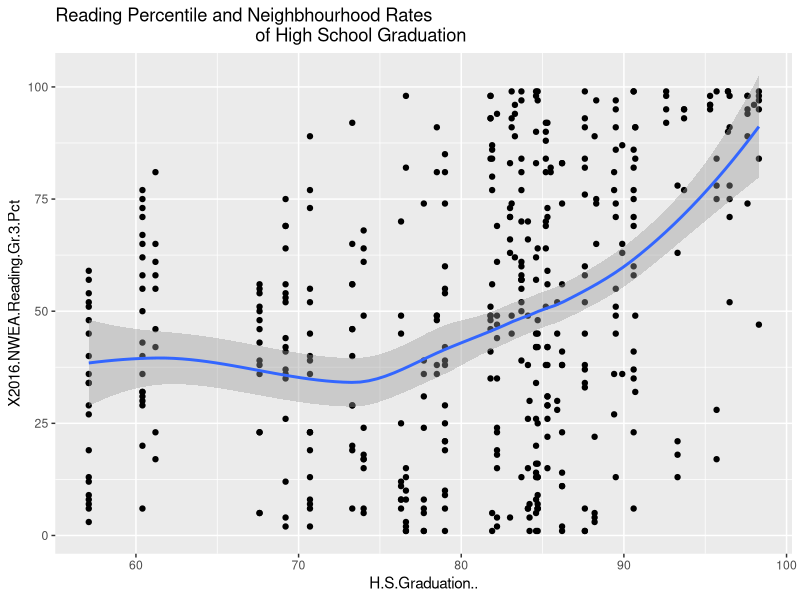
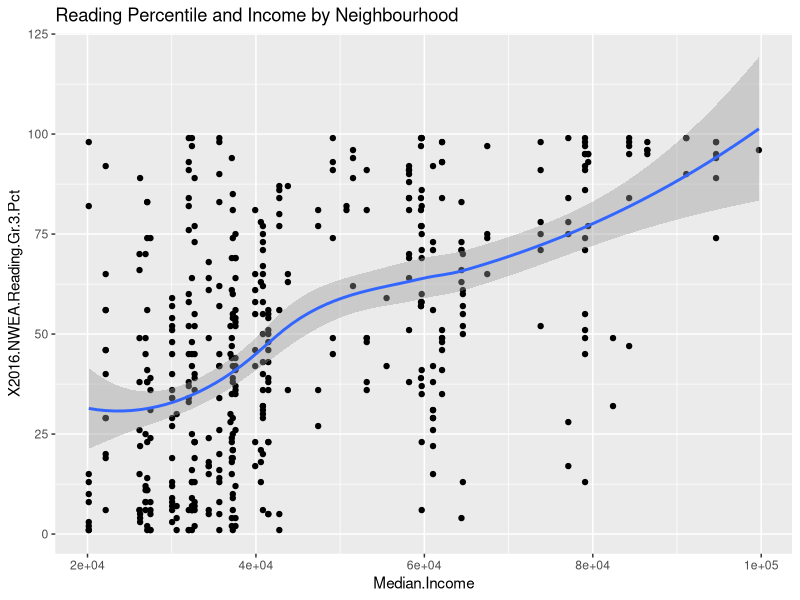
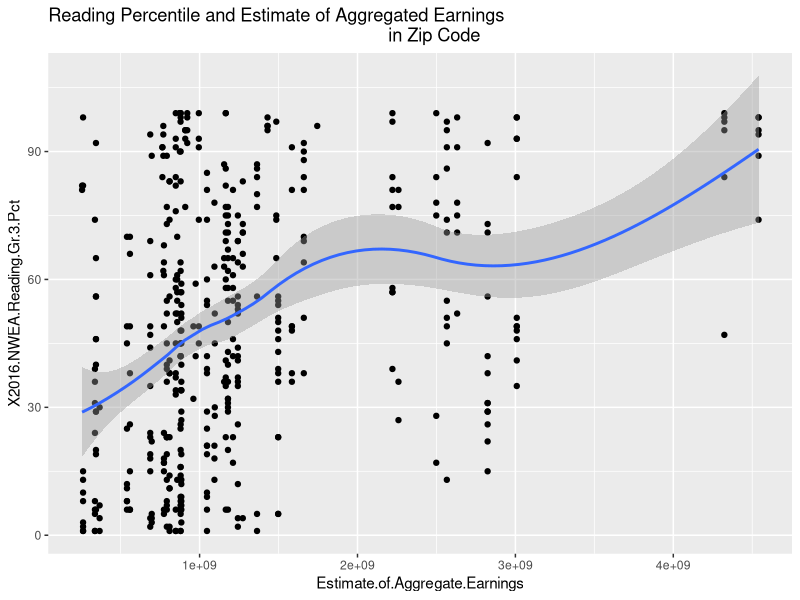
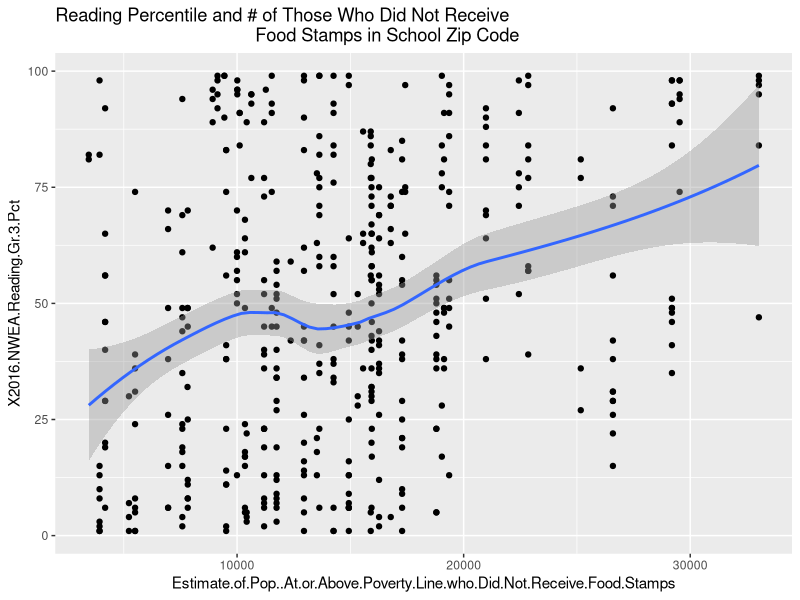
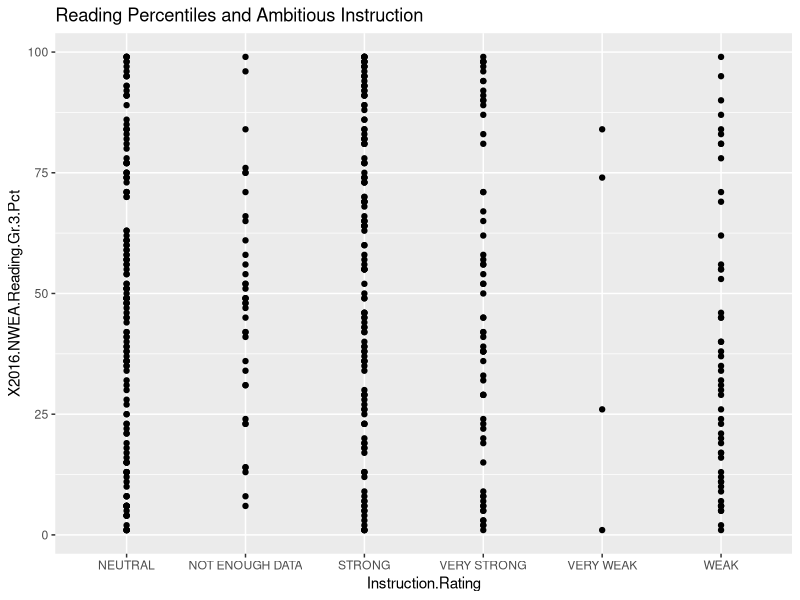
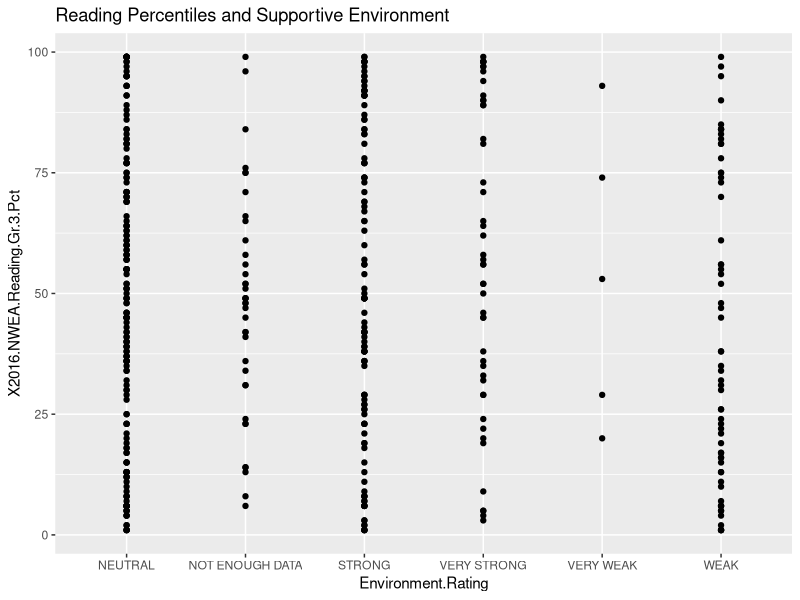
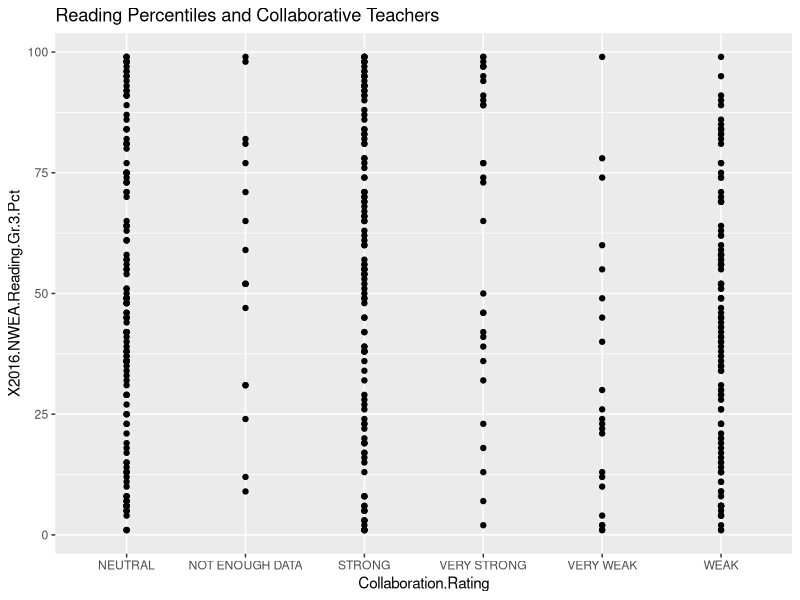
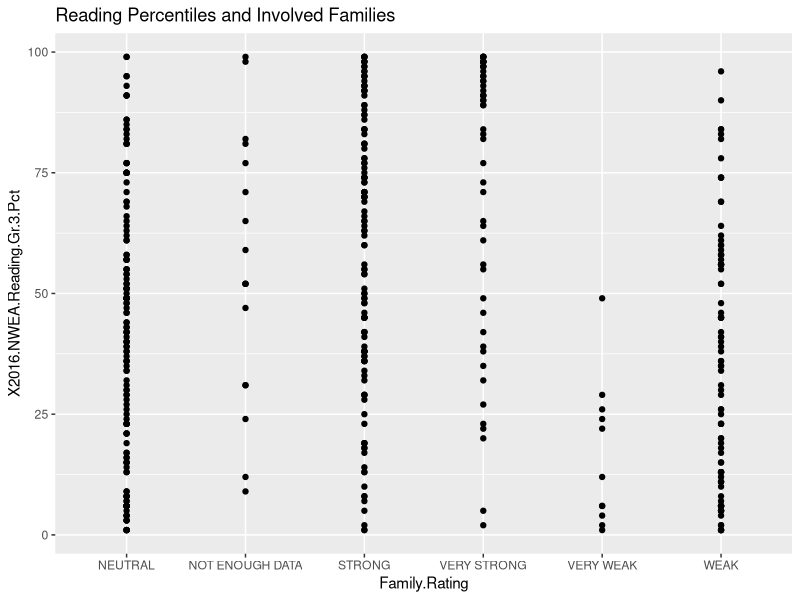

Write the R code that produced these figures, in order.
#some EDA on entire data set

#load the data and relevant libraries
schools14_16 <- read.csv("schools14_16.csv", na = c("", "NA"))
library(tidyverse)
library(corrplot)


#take a look at summary of the dataset to get means of high school graduation/median income/math and reading percentile means
summary(schools14_16)    

################################################################################################
#Plots and Analysis of 2016 Reading Percentiles (drawing on correlations done in data wrangling)

#plotting % of pop graduated from high school and reading percentiles
ggplot(schools14_16, aes(x = H.S.Graduation.., y = X2016.NWEA.Reading.Gr.3.Pct)) + 
  geom_point()+ geom_smooth() + ggtitle("Reading Percentile and Neighbhourhood Rates
                                        of High School Graduation")

#income and grade 3 reading
ggplot(schools14_16, aes(x = Median.Income, y = X2016.NWEA.Reading.Gr.3.Pct)) + 
  geom_point() +geom_smooth() + ggtitle("Reading Percentile and Income by Neighbourhood")

#Aggregated earnings and grade 3 reading
ggplot(schools14_16, aes(x = Estimate.of.Aggregate.Earnings,
                         y = X2016.NWEA.Reading.Gr.3.Pct)) + 
                        geom_point()+ geom_smooth() + ggtitle("Reading Percentile and Estimate of Aggregated Earnings 
                                                                    in Zip Code")

#those who did not receive food stamps and grade 3 reading
ggplot(schools14_16, aes(x = Estimate.of.Pop..At.or.Above.Poverty.Line.who.Did.Not.Receive.Food.Stamps, y = X2016.NWEA.Reading.Gr.3.Pct)) + 
  geom_point() +geom_smooth() + ggtitle("Reading Percentile and # of Those Who Did Not Receive
                                        Food Stamps in School Zip Code")



#The 5Essentials and Grade 3 Reading(2016)
#ambitious instruction and grade 3 reading
ggplot(schools14_16, aes(x = Instruction.Rating, y = X2016.NWEA.Reading.Gr.3.Pct))+ geom_point() +
  ggtitle("Reading Percentiles and Ambitious Instruction")

#supportive environment and grade 3 reading
ggplot(schools14_16, aes(x = Environment.Rating, y = X2016.NWEA.Reading.Gr.3.Pct))+ geom_point() + 
  ggtitle("Reading Percentiles and Supportive Environment")

#collaborative teachers and grade 3 reading
ggplot(schools14_16, aes(x = Collaboration.Rating, y = X2016.NWEA.Reading.Gr.3.Pct)) + geom_point() +
  ggtitle("Reading Percentiles and Collaborative Teachers")

#involved families and grade 3 reading
ggplot(schools14_16, aes(x = Family.Rating, y = X2016.NWEA.Reading.Gr.3.Pct))+ geom_point() +
  ggtitle("Reading Percentiles and Involved Families")

#effective leaders and grade 3 reading
ggplot(schools14_16, aes(x = Leadership.Rating, y = X2016.NWEA.Reading.Gr.3.Pct))+ geom_point() + 
  ggtitle("Reading Percentiles and Effective Leaders")

#not a lot can be gleaned from the above graphs; visually weak/very weak Family Rating and
#Ambitious Instruction seem to have some (weak) correlation with ranking within lower reading percentiles



#Comparing percentiles from 2014/2015 for reading
#2014 reading and 2016 grade 3 reading
ggplot(schools14_16, aes(x = X2014.NWEA.Reading.Gr.3.Pct , y = X2016.NWEA.Reading.Gr.3.Pct))+ 
  geom_point() + geom_smooth() + ggtitle("2014 Reading Percentiles and 2016 Reading percentiles")

#2015 reading and 2016 grade 3 reading
ggplot(schools14_16, aes(x = X2015.NWEA.Reading.Gr.3.Pct, y = X2016.NWEA.Reading.Gr.3.Pct))+
  geom_point() + geom_smooth() + ggtitle("2015 Reading Percentile and 2016 Reading Percentiles")

#the above graphs seem to show the strongest correlation - the percentiles achieved in 2014/2015 reading 
#seem to highly correlate with the percentiles achieved in 2016



###############################################################################################
#Plots and Analysis of 2016 Math Percentiles (drawing on correlations done in data wrangling)

#education by area and math
ggplot(schools14_16, aes(x = H.S.Graduation.., y = X2016.NWEA.Math.Gr.3.Pct)) + 
  geom_point() + geom_smooth() + 
  ggtitle("High School Graduation Rates by Neighbourhood and Math Percentiles")

#income and grade 3 math
ggplot(schools14_16, aes(x = Median.Income, y = X2016.NWEA.Math.Gr.3.Pct )) + 
  geom_point() + geom_smooth() + ggtitle("Median Income and Math Percentiles")

#Aggregated earnings and grade 3 math
ggplot(schools14_16, aes(x = Estimate.of.Aggregate.Earnings,
                         y = X2016.NWEA.Math.Gr.3.Pct)) + 
  geom_point()+ geom_smooth() + ggtitle("Math Percentile and Estimate of Aggregated Earnings 
                                        in Zip Code")

#those who did not receive food stamps and grade 3 math
ggplot(schools14_16, aes(x = Estimate.of.Pop..At.or.Above.Poverty.Line.who.Did.Not.Receive.Food.Stamps, 
                         y = X2016.NWEA.Math.Gr.3.Pct)) + 
  geom_point() +geom_smooth() + ggtitle("Math Percentile and # of Those Who Did Not Receive
                                        Food Stamps in School Zip Code")



#5Essentials and Grade 3 Math (2016)

#ambitious instruction and third grade math
ggplot(schools14_16, aes(x = Instruction.Rating, y = X2016.NWEA.Math.Gr.3.Pct)) + 
  geom_point() + ggtitle("Math Percentile and Ambitious Instruction")

#supportive environment and third grade math
ggplot(schools14_16, aes(x = Environment.Rating, y = X2016.NWEA.Math.Gr.3.Pct)) + 
  geom_point() +ggtitle("Math Percentile and Supportive Environment")

#involved families and third grade math
ggplot(schools14_16, aes(x = Family.Rating, y = X2016.NWEA.Math.Gr.3.Pct)) + 
  geom_point() + ggtitle("Math Percentile and Involved Families")

#collaborative teachers and third grade math
ggplot(schools14_16, aes(x = Collaboration.Rating, y = X2016.NWEA.Math.Gr.3.Pct)) + 
  geom_point() +ggtitle("Math Percentile and Collaborative Teachers")

#effective leaders and third grade math
ggplot(schools14_16, aes(x = Leadership.Rating, y = X2016.NWEA.Math.Gr.3.Pct))+ geom_point() +
  ggtitle("Math Percentile and Effective Leaders")

#as with the 5essential/reading percentile charts, the charts above do not provide much 
#information. The Family Rating once again, seems to have some effect/correlation with the very weak schools' 
#lower percentile rankings



##Comparing percentiles from 2014/2015 for Math
#2014 math and 2016 grade 3 
ggplot(schools14_16, aes(x = X2014.NWEA.Math.Gr.3.Pct, y = X2016.NWEA.Math.Gr.3.Pct))+ 
  geom_point() + geom_smooth() + ggtitle("2014 Math Percentile and 2016 Math Percentile")

#2015 math and 2016 grade math 
ggplot(schools14_16, aes(x = X2015.NWEA.Math.Gr.3.Pct, y = X2016.NWEA.Math.Gr.3.Pct)) + 
  geom_point() + geom_smooth() + ggtitle("2015 Math Percentile and 2016 Math Percentile")

#as with reading, 2014/2015 percentile rankings in math seem to be, of all available variables, the most
#highly correlated with 2016 math percentiles

###################################################################################################
#using the information from the above charts, trying to put more variables 
#together to see possible correlations (using highest correlated variables)

#income, involved families and reading percentiles
ggplot(schools14_16, aes(x = Median.Income, y =  X2016.NWEA.Reading.Gr.3.Pct, col = Family.Rating)) + 
  geom_point() + geom_smooth() + 
  ggtitle("Median Income, Involved Families and Reading Percentiles")

#can see from this graph (above) that very strong/strong family category also contain highest incomes in data

#2014 percentiles, Family Rating and 2016 Reading percentiles
ggplot(schools14_16, aes(x = X2014.NWEA.Reading.Gr.3.Pct, y =  X2016.NWEA.Reading.Gr.3.Pct, col = Family.Rating)) + 
  geom_point() + geom_smooth() + 
  ggtitle("2014 Reading percentiles, Involved Families and 2016 Reading Percentiles")

#the schools with very weak family rating (in graph above) seem to show lack of improvement in percentile from 2014 to
#2016


#income, involved families and math scores
ggplot(schools14_16, aes(x = Median.Income, y = X2016.NWEA.Math.Gr.3.Pct, col = Family.Rating)) + 
  geom_point() + geom_smooth() + ggtitle("Median Income, Involved Families and Math Percentiles")

#as with the reading/income/family graph, this graph seems to show that the strong/very strong
#schools (for Involved Families) include the highest income areas in the data set

#2014 percentiles, Involved Families and 2016 Math Percentiles
ggplot(schools14_16, aes(x = X2014.NWEA.Math.Gr.3.Pct, y = X2016.NWEA.Math.Gr.3.Pct, col = Family.Rating)) + 
  geom_point() + geom_smooth() +
  ggtitle("2014 Math Percentiles, Involved Families and 2016 Math Percentiles")

#unlike with the 2014 reading/2016 reading/family chart, this graph seems to indicate a wider range 
#of percentile outcomes for schools rated very weak


########################################################################################################

#for the schools in the data set, which five essential is most often rated strong or very strong?
#which is least frequently given this ranking?
#create columns that give each categorical variable a binary score (0/1)
schools14_16a <- schools14_16 %>% 
  mutate("environment scores" = case_when(Environment.Rating == "VERY STRONG" ~ 1, 
                                          Environment.Rating == "STRONG" ~ 1, 
                                          Environment.Rating == "NEUTRAL" ~ 0, 
                                          Environment.Rating == "WEAK" ~ 0,
                                          Environment.Rating == "VERY WEAK" ~ 0, 
                                          Environment.Rating == "NOT ENOUGH DATA" ~ 0))

schools14_16a <- schools14_16a %>% 
  mutate("instruction scores" = case_when(Instruction.Rating == "VERY STRONG" ~ 1, 
                                          Instruction.Rating == "STRONG" ~ 1, 
                                          Instruction.Rating == "NEUTRAL" ~ 0, 
                                          Instruction.Rating == "WEAK" ~ 0,
                                          Instruction.Rating == "VERY WEAK" ~ 0, 
                                          Instruction.Rating == "NOT ENOUGH DATA" ~ 0))


schools14_16a <- schools14_16a %>% 
  mutate("collaboration scores" = case_when(Collaboration.Rating == "VERY STRONG" ~ 1, 
                                            Collaboration.Rating == "STRONG" ~ 1, 
                                            Collaboration.Rating == "NEUTRAL" ~ 0, 
                                            Collaboration.Rating == "WEAK" ~ 0,
                                            Collaboration.Rating == "VERY WEAK" ~ 0, 
                                            Collaboration.Rating == "NOT ENOUGH DATA" ~ 0))

schools14_16a <- schools14_16a %>% 
  mutate("family scores" = case_when(Family.Rating == "VERY STRONG" ~ 1, 
                                     Family.Rating == "STRONG" ~ 1, 
                                     Family.Rating == "NEUTRAL" ~ 0, 
                                     Family.Rating == "WEAK" ~ 0,
                                     Family.Rating == "VERY WEAK" ~ 0, 
                                     Family.Rating == "NOT ENOUGH DATA" ~ 0))

schools14_16a <- schools14_16a %>% 
  mutate("leadership scores" = case_when(Leadership.Rating == "VERY STRONG" ~ 1,
                                         Leadership.Rating == "STRONG" ~ 1, 
                                         Leadership.Rating == "NEUTRAL" ~ 0,
                                         Leadership.Rating == "WEAK" ~ 0,
                                         Leadership.Rating == "VERY WEAK" ~ 0, 
                                         Leadership.Rating == "NOT ENOUGH DATA" ~ 0))

#sum up the values in the new columns
colsums14_16a <-  colSums(schools14_16a[,21:25])

#turn the column sums into a table
colsums14_16atable <- as.table(colsums14_16a)

#turn into a dataframe
colsums14_16adf <-  as.data.frame(colsums14_16atable)

#fixing column names
colnames(colsums14_16adf)[colnames(colsums14_16adf)=="Var1"] <- "5 Essentials"
colnames(colsums14_16adf)[colnames(colsums14_16adf)=="Freq"] <- "Frequency"

#plot five essentials strength frequency
ggplot(colsums14_16adf, aes(x = `5 Essentials`, y = Frequency)) + 
  geom_point(size = 2, color ="firebrick") +
  ggtitle("Frequency of a 5 Essential Rated Strong or Very Strong")

##can see from the graph above that the # of times a 5 essential is rated strong/very strong
#in the data is:
#Instruction Scores: 203
#Family Scores: 184
#Environment Scores: 162
#Collaboration Scores: 157
#Leadership Scores: 146

#for the schools in the data set, which five essential is most often rated weak or very weak?
#which is least frequently given these rankings?
#create columns that give each categorical variable a binary score (0/1)
schools14_16b <- schools14_16 %>% 
  mutate("environment scores" = case_when(Environment.Rating == "VERY STRONG" ~ 0, 
                                          Environment.Rating == "STRONG" ~ 0, 
                                          Environment.Rating == "NEUTRAL" ~ 0,
                                          Environment.Rating == "WEAK" ~ 1,
                                          Environment.Rating == "VERY WEAK" ~ 1, 
                                          Environment.Rating == "NOT ENOUGH DATA" ~ 0))

schools14_16b <- schools14_16b %>% 
  mutate("instruction scores" = case_when(Instruction.Rating == "VERY STRONG" ~ 0, 
                                          Instruction.Rating == "STRONG" ~ 0, 
                                          Instruction.Rating == "NEUTRAL" ~ 0, 
                                          Instruction.Rating == "WEAK" ~ 1,
                                          Instruction.Rating == "VERY WEAK" ~ 1, 
                                          Instruction.Rating == "NOT ENOUGH DATA" ~ 0))


schools14_16b <- schools14_16b %>% 
  mutate("collaboration scores" = case_when(Collaboration.Rating == "VERY STRONG" ~ 0, 
                                            Collaboration.Rating == "STRONG" ~ 0, 
                                            Collaboration.Rating == "NEUTRAL" ~ 0, 
                                            Collaboration.Rating == "WEAK" ~ 1,
                                            Collaboration.Rating == "VERY WEAK" ~ 1, 
                                            Collaboration.Rating == "NOT ENOUGH DATA" ~ 0))

schools14_16b <- schools14_16b %>% 
  mutate("family scores" = case_when(Family.Rating == "VERY STRONG" ~ 0, 
                                     Family.Rating == "STRONG" ~ 0, 
                                     Family.Rating == "NEUTRAL" ~ 0, 
                                     Family.Rating == "WEAK" ~ 1,
                                     Family.Rating == "VERY WEAK" ~ 1, 
                                     Family.Rating == "NOT ENOUGH DATA" ~ 0))

schools14_16b <- schools14_16b %>% 
  mutate("leadership scores" = case_when(Leadership.Rating == "VERY STRONG" ~ 0, 
                                         Leadership.Rating == "STRONG" ~ 0, 
                                         Leadership.Rating == "NEUTRAL" ~ 0, 
                                         Leadership.Rating == "WEAK" ~ 1,
                                         Leadership.Rating == "VERY WEAK" ~ 1, 
                                         Leadership.Rating == "NOT ENOUGH DATA" ~ 0))

#sum up the values in the new columns
colsums14_16b <-  colSums(schools14_16b[,21:25])

#turn the column sums into a table
colsums14_16btable <- as.table(colsums14_16b)

#turn into a dataframe
colsums14_16bdf <-  as.data.frame(colsums14_16btable)

#fixing column names
colnames(colsums14_16bdf)[colnames(colsums14_16bdf)=="Var1"] <- "5 Essentials"
colnames(colsums14_16bdf)[colnames(colsums14_16bdf)=="Freq"] <- "Frequency"

#plot five essentials strength frequency
ggplot(colsums14_16bdf, aes(x = `5 Essentials`, y = Frequency)) + 
  geom_point(size = 2, color ="black") +
  ggtitle("Frequency of a 5 Essential Rated Very Weak or Weak")

#How frequently is a 5 essential rated weak/very weak in the data set?
#Collaborative Rating: 139
#Leadership Rating: 131
#Family Rating: 104
#Environment Rating: 69
#Instruction Rating: 58

###########################################################################################################################################
#creating a correlation matrix, and plots


#converting categorical variables to numerical
schools14_16cor <- schools14_16 %>% 
  mutate("environment scores" = case_when(Environment.Rating == "VERY STRONG" ~ 5, 
                                          Environment.Rating == "STRONG" ~ 4, 
                                          Environment.Rating == "NEUTRAL" ~ 3,
                                          Environment.Rating == "WEAK" ~ 2,
                                          Environment.Rating == "VERY WEAK" ~ 1, 
                                          Environment.Rating == "NOT ENOUGH DATA" ~ 0))

schools14_16cor <- schools14_16cor %>% 
  mutate("instruction scores" = case_when(Instruction.Rating == "VERY STRONG" ~ 5, 
                                          Instruction.Rating == "STRONG" ~ 4, 
                                          Instruction.Rating == "NEUTRAL" ~ 3, 
                                          Instruction.Rating == "WEAK" ~ 2,
                                          Instruction.Rating == "VERY WEAK" ~ 1, 
                                          Instruction.Rating == "NOT ENOUGH DATA" ~ 0))


schools14_16cor <- schools14_16cor %>% 
  mutate("collaboration scores" = case_when(Collaboration.Rating == "VERY STRONG" ~ 5, 
                                            Collaboration.Rating == "STRONG" ~ 4, 
                                            Collaboration.Rating == "NEUTRAL" ~ 3, 
                                            Collaboration.Rating == "WEAK" ~ 2,
                                            Collaboration.Rating == "VERY WEAK" ~ 1, 
                                            Collaboration.Rating == "NOT ENOUGH DATA" ~ 0))

schools14_16cor <- schools14_16cor %>% 
  mutate("family scores" = case_when(Family.Rating == "VERY STRONG" ~ 5, 
                                     Family.Rating == "STRONG" ~ 4, 
                                     Family.Rating == "NEUTRAL" ~ 3, 
                                     Family.Rating == "WEAK" ~ 2,
                                     Family.Rating == "VERY WEAK" ~ 1, 
                                     Family.Rating == "NOT ENOUGH DATA" ~ 0))

schools14_16cor <- schools14_16cor %>% 
  mutate("leadership scores" = case_when(Leadership.Rating == "VERY STRONG" ~ 5, 
                                         Leadership.Rating == "STRONG" ~ 4, 
                                         Leadership.Rating == "NEUTRAL" ~ 3, 
                                         Leadership.Rating == "WEAK" ~ 2,
                                         Leadership.Rating == "VERY WEAK" ~ 1, 
                                         Leadership.Rating == "NOT ENOUGH DATA" ~ 0))

schools14_16cor <- schools14_16cor %>% 
  mutate("safety scores" = case_when(Safety.Rating == "VERY STRONG" ~ 5, 
                                     Safety.Rating == "STRONG" ~ 4, 
                                     Safety.Rating == "NEUTRAL" ~ 3, 
                                     Safety.Rating == "WEAK" ~ 2,
                                     Safety.Rating == "VERY WEAK" ~ 1, 
                                     Safety.Rating == "NOT ENOUGH DATA" ~ 0))


#remove latitude, longitude, name of school and categorical values
schools14_16cor <-  schools14_16cor[,(-(1:8))]
schools14_16cor <-  schools14_16cor[,(-(11:12))]


#removing na values
schools14_16cor <- na.omit(schools14_16cor)

#alter labels so they are not too long
colnames(schools14_16cor)[colnames(schools14_16cor)=="environment scores"] <- "envi"

colnames(schools14_16cor)[colnames(schools14_16cor)=="instruction scores"] <- "inst"

colnames(schools14_16cor)[colnames(schools14_16cor)=="leadership scores"] <- "lead"

colnames(schools14_16cor)[colnames(schools14_16cor)=="collaboration scores"] <- "collab"

colnames(schools14_16cor)[colnames(schools14_16cor)=="safety scores"] <- "safe"

colnames(schools14_16cor)[colnames(schools14_16cor)=="family scores"] <- "fam"

colnames(schools14_16cor)[colnames(schools14_16cor)=="Median.Income"] <- "income"

colnames(schools14_16cor)[colnames(schools14_16cor)=="H.S.Graduation.."] <- "grad"

colnames(schools14_16cor)[colnames(schools14_16cor)=="X2014.NWEA.Reading.Gr.3.Pct"] <- "2014 reading"

colnames(schools14_16cor)[colnames(schools14_16cor)=="X2015.NWEA.Reading.Gr.3.Pct"] <- "2015 reading "

colnames(schools14_16cor)[colnames(schools14_16cor)=="X2016.NWEA.Reading.Gr.3.Pct"] <- "2016 reading"

colnames(schools14_16cor)[colnames(schools14_16cor)== "X2014.NWEA.Math.Gr.3.Pct"] <- "2014 math"

colnames(schools14_16cor)[colnames(schools14_16cor)=="X2015.NWEA.Math.Gr.3.Pct"] <- "2015 math"

colnames(schools14_16cor)[colnames(schools14_16cor)=="X2016.NWEA.Math.Gr.3.Pct"] <- "2016 Math"

colnames(schools14_16cor)[colnames(schools14_16cor)=="Estimate.of.Pop..At.or.Above.Poverty.Line.who.Did.Not.Receive.Food.Stamps"] <- "no stamps"

colnames(schools14_16cor)[colnames(schools14_16cor)=="Estimate.of.Aggregate.Earnings"] <- "earn"



#creating correlation matrix
corschools <- cor(schools14_16cor)

#create correlation chart with colour
corrplot(corschools)

#create correlation chart with numbers
corrplot(corschools, method = "number")

#can see that:
#for outcome variables:
#reading and math 2016: 
#most correlated are: 
#income, 2014 and 2015 math and reading scores, and to a lesser extent, safety and then family
#income and earn are highly correlated
# earn and no stamps are highly correlated
#envi and instr are correlated, as is envi and safe
#collab is correlated with fam, collab is also correlated with leadership
#fam is corrleated with leadership
#safety is correlated with instruction

